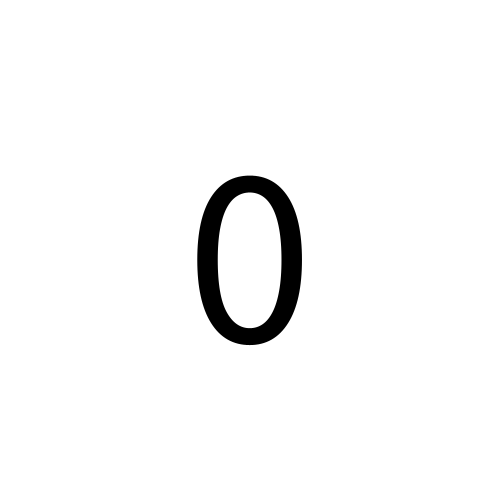
Frame 1 (no input)
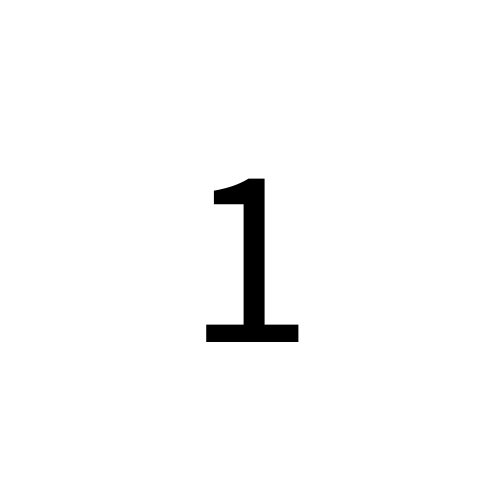
Frame 60 (the mouse pressed at the canvas centre just before this capture)
Frame 120 (the mouse held since frame 60 and released just before this capture): identical to frame 60, image omitted

The Processing sketch that drew these frames (run headless with seeded random() and noise(); from frame 60 on, the mouse is pressed at the canvas centre):

// Processing sketch: Notes_1_High_Score
// ── Notes_1_High_Score.pde
// Save the high scores
// so that they can loaded in at setup time
// * Saving data to a file
// * Loading data from a file

// Build a way for users to enter their name
// into the program
// * String object manipulation

// Patience Game
// Every x seconds, the score increases
// When the user presses the SPACEBAR
// the game is over

int score;

int timerIntervalMillis;
int timerStart;

int gameState;
final int GAME = 0;
final int GAME_OVER = 1;
final int HIGH_SCORE = 2;

String name;

void setup() {
  size(500, 500);
  score = 0;
  timerStart = 0;
  timerIntervalMillis = 2_000;
  gameState = GAME;
  name = "";
}

void draw() {
  if (gameState == GAME) {
    gameScreen();
  } else if (gameState == GAME_OVER) {
    gameOverScreen();
  } else {
    highScoreScreen();
  }
}

void keyPressed() {
  if (gameState == GAME) {
    if (key == ' ') {
      gameState = GAME_OVER;
    }
  } else if (gameState == GAME_OVER) {
    if (key == ENTER || key == RETURN) {
      gameState = HIGH_SCORE;
    } else {
      editName();
    }
  }
}

void editName() {
  if (isValidKey() && (name.length() < 20)) {
    // name = name + key;
    name += key;
  }
  // TODO - add BACKSPACE to remove characters
}

boolean isValidKey() {
  boolean notCoded = key != CODED;
  boolean notBackspace = (key != BACKSPACE) && (key != DELETE);
  boolean notEnter = (key != ENTER) && (key != RETURN);
  boolean notEscape = key != ESC;
  boolean notTab = key != TAB;
  return (
    notCoded &&
    notBackspace &&
    notEnter &&
    notEscape &&
    notTab);
}

void gameScreen() {
  background(255);
  displayScore(color(0));
  checkScore();
}

void gameOverScreen() {
  background(0);
  displayScore(color(255));
  displayGameOver();
  displayNamePrompt();
  displayName();
}

void highScoreScreen() {
  background(0, 255, 0);
}

void displayScore(color textColor) {
  textSize(256);
  textAlign(CENTER, CENTER);
  fill(textColor);
  text(score, width / 2.0, height / 2.0);
}

void displayGameOver() {
  textAlign(CENTER, CENTER);
  fill(255);

  textSize(64);
  text("GAME OVER!", width / 2.0, 50);

  textSize(40);
  text("Final Score:", width / 2.0, 125);
}

void displayNamePrompt() {
  textAlign(CENTER, CENTER);
  fill(255);
  textSize(24);
  text("What is your name?", width / 2.0, 400);
}

void displayName() {
  textAlign(CENTER, CENTER);
  fill(255);
  textSize(36);
  text(name + "_", width / 2.0, 450);
}

void checkScore() {
  if (timerDone()) {
    increaseScore();
    resetTimer();
  }
}

void increaseScore() {
  score++;
}

boolean timerDone() {
  // current time
  // is the current time > timerStart + interval?
  int current = millis();
  return (current > (timerStart + timerIntervalMillis));
}

void resetTimer() {
  timerStart = millis();
  timerIntervalMillis = (int)random(1_000, 10_000);
}
